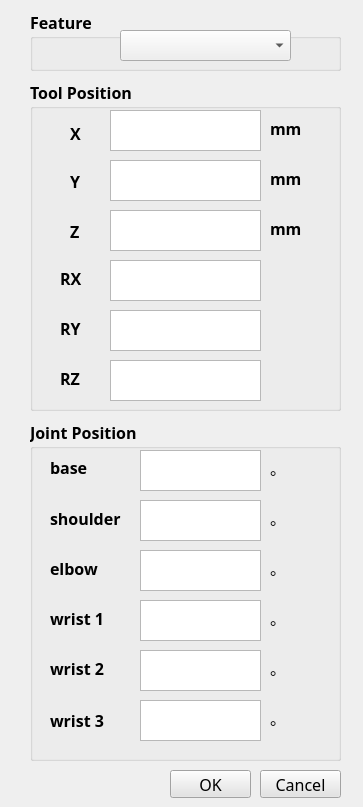
<?xml version="1.0" encoding="UTF-8"?>
<ui version="4.0">
 <class>Form</class>
 <widget class="QWidget" name="Form">
  <property name="geometry">
   <rect>
    <x>0</x>
    <y>0</y>
    <width>363</width>
    <height>807</height>
   </rect>
  </property>
  <property name="windowTitle">
   <string>Form</string>
  </property>
  <widget class="QGroupBox" name="groupBox">
   <property name="geometry">
    <rect>
     <x>30</x>
     <y>80</y>
     <width>311</width>
     <height>331</height>
    </rect>
   </property>
   <property name="font">
    <font>
     <family>Candara</family>
     <pointsize>12</pointsize>
     <weight>75</weight>
     <bold>true</bold>
    </font>
   </property>
   <property name="title">
    <string>Tool Position</string>
   </property>
   <widget class="QLabel" name="label">
    <property name="geometry">
     <rect>
      <x>240</x>
      <y>40</y>
      <width>41</width>
      <height>16</height>
     </rect>
    </property>
    <property name="font">
     <font>
      <family>Candara</family>
      <pointsize>12</pointsize>
      <weight>75</weight>
      <bold>true</bold>
     </font>
    </property>
    <property name="text">
     <string>mm</string>
    </property>
   </widget>
   <widget class="QLabel" name="label_rz">
    <property name="geometry">
     <rect>
      <x>30</x>
      <y>290</y>
      <width>41</width>
      <height>16</height>
     </rect>
    </property>
    <property name="font">
     <font>
      <family>Candara</family>
      <pointsize>12</pointsize>
      <weight>75</weight>
      <bold>true</bold>
     </font>
    </property>
    <property name="text">
     <string>RZ</string>
    </property>
   </widget>
   <widget class="QLabel" name="label_rx">
    <property name="geometry">
     <rect>
      <x>30</x>
      <y>190</y>
      <width>41</width>
      <height>16</height>
     </rect>
    </property>
    <property name="font">
     <font>
      <family>Candara</family>
      <pointsize>12</pointsize>
      <weight>75</weight>
      <bold>true</bold>
     </font>
    </property>
    <property name="text">
     <string>RX</string>
    </property>
   </widget>
   <widget class="QLabel" name="label_x">
    <property name="geometry">
     <rect>
      <x>40</x>
      <y>45</y>
      <width>31</width>
      <height>16</height>
     </rect>
    </property>
    <property name="font">
     <font>
      <family>Candara</family>
      <pointsize>12</pointsize>
      <weight>75</weight>
      <bold>true</bold>
     </font>
    </property>
    <property name="text">
     <string>X</string>
    </property>
   </widget>
   <widget class="QLabel" name="label_y">
    <property name="geometry">
     <rect>
      <x>40</x>
      <y>93</y>
      <width>31</width>
      <height>16</height>
     </rect>
    </property>
    <property name="font">
     <font>
      <family>Candara</family>
      <pointsize>12</pointsize>
      <weight>75</weight>
      <bold>true</bold>
     </font>
    </property>
    <property name="text">
     <string>Y</string>
    </property>
   </widget>
   <widget class="QLabel" name="label_z">
    <property name="geometry">
     <rect>
      <x>40</x>
      <y>143</y>
      <width>31</width>
      <height>16</height>
     </rect>
    </property>
    <property name="font">
     <font>
      <family>Candara</family>
      <pointsize>12</pointsize>
      <weight>75</weight>
      <bold>true</bold>
     </font>
    </property>
    <property name="text">
     <string>Z</string>
    </property>
   </widget>
   <widget class="QLabel" name="label_ry">
    <property name="geometry">
     <rect>
      <x>30</x>
      <y>240</y>
      <width>41</width>
      <height>16</height>
     </rect>
    </property>
    <property name="font">
     <font>
      <family>Candara</family>
      <pointsize>12</pointsize>
      <weight>75</weight>
      <bold>true</bold>
     </font>
    </property>
    <property name="text">
     <string>RY</string>
    </property>
   </widget>
   <widget class="QPlainTextEdit" name="plainTextEdit_x">
    <property name="geometry">
     <rect>
      <x>80</x>
      <y>30</y>
      <width>151</width>
      <height>41</height>
     </rect>
    </property>
    <property name="font">
     <font>
      <family>Candara</family>
      <pointsize>10</pointsize>
      <weight>50</weight>
      <bold>false</bold>
     </font>
    </property>
   </widget>
   <widget class="QPlainTextEdit" name="plainTextEdit_y">
    <property name="geometry">
     <rect>
      <x>80</x>
      <y>80</y>
      <width>151</width>
      <height>41</height>
     </rect>
    </property>
    <property name="font">
     <font>
      <family>Candara</family>
      <pointsize>10</pointsize>
      <weight>50</weight>
      <bold>false</bold>
     </font>
    </property>
   </widget>
   <widget class="QPlainTextEdit" name="plainTextEdit_z">
    <property name="geometry">
     <rect>
      <x>80</x>
      <y>130</y>
      <width>151</width>
      <height>41</height>
     </rect>
    </property>
    <property name="font">
     <font>
      <family>Candara</family>
      <pointsize>10</pointsize>
      <weight>50</weight>
      <bold>false</bold>
     </font>
    </property>
   </widget>
   <widget class="QPlainTextEdit" name="plainTextEdit_rx">
    <property name="geometry">
     <rect>
      <x>80</x>
      <y>180</y>
      <width>151</width>
      <height>41</height>
     </rect>
    </property>
    <property name="font">
     <font>
      <family>Candara</family>
      <pointsize>10</pointsize>
      <weight>50</weight>
      <bold>false</bold>
     </font>
    </property>
   </widget>
   <widget class="QPlainTextEdit" name="plainTextEdit_ry">
    <property name="geometry">
     <rect>
      <x>80</x>
      <y>230</y>
      <width>151</width>
      <height>41</height>
     </rect>
    </property>
    <property name="font">
     <font>
      <family>Candara</family>
      <pointsize>10</pointsize>
      <weight>50</weight>
      <bold>false</bold>
     </font>
    </property>
   </widget>
   <widget class="QPlainTextEdit" name="plainTextEdit_rz">
    <property name="geometry">
     <rect>
      <x>80</x>
      <y>280</y>
      <width>151</width>
      <height>41</height>
     </rect>
    </property>
    <property name="font">
     <font>
      <family>Candara</family>
      <pointsize>10</pointsize>
      <weight>50</weight>
      <bold>false</bold>
     </font>
    </property>
   </widget>
   <widget class="QLabel" name="label_2">
    <property name="geometry">
     <rect>
      <x>240</x>
      <y>90</y>
      <width>41</width>
      <height>16</height>
     </rect>
    </property>
    <property name="font">
     <font>
      <family>Candara</family>
      <pointsize>12</pointsize>
      <weight>75</weight>
      <bold>true</bold>
     </font>
    </property>
    <property name="text">
     <string>mm</string>
    </property>
   </widget>
   <widget class="QLabel" name="label_3">
    <property name="geometry">
     <rect>
      <x>240</x>
      <y>140</y>
      <width>41</width>
      <height>16</height>
     </rect>
    </property>
    <property name="font">
     <font>
      <family>Candara</family>
      <pointsize>12</pointsize>
      <weight>75</weight>
      <bold>true</bold>
     </font>
    </property>
    <property name="text">
     <string>mm</string>
    </property>
   </widget>
  </widget>
  <widget class="QGroupBox" name="groupBox_2">
   <property name="geometry">
    <rect>
     <x>30</x>
     <y>10</y>
     <width>311</width>
     <height>61</height>
    </rect>
   </property>
   <property name="font">
    <font>
     <family>Candara</family>
     <pointsize>12</pointsize>
     <weight>75</weight>
     <bold>true</bold>
    </font>
   </property>
   <property name="title">
    <string>Feature</string>
   </property>
   <widget class="QComboBox" name="comboBox_set">
    <property name="geometry">
     <rect>
      <x>90</x>
      <y>20</y>
      <width>171</width>
      <height>31</height>
     </rect>
    </property>
    <property name="font">
     <font>
      <family>華康中黑體</family>
      <pointsize>12</pointsize>
      <weight>75</weight>
      <bold>true</bold>
     </font>
    </property>
    <property name="currentIndex">
     <number>-1</number>
    </property>
    <property name="modelColumn">
     <number>0</number>
    </property>
   </widget>
  </widget>
  <widget class="QGroupBox" name="groupBox_3">
   <property name="geometry">
    <rect>
     <x>30</x>
     <y>420</y>
     <width>311</width>
     <height>341</height>
    </rect>
   </property>
   <property name="font">
    <font>
     <family>Candara</family>
     <pointsize>12</pointsize>
     <weight>75</weight>
     <bold>true</bold>
    </font>
   </property>
   <property name="title">
    <string>Joint Position</string>
   </property>
   <widget class="QLabel" name="label_wrist3">
    <property name="geometry">
     <rect>
      <x>20</x>
      <y>290</y>
      <width>81</width>
      <height>21</height>
     </rect>
    </property>
    <property name="font">
     <font>
      <family>Candara</family>
      <pointsize>12</pointsize>
      <weight>75</weight>
      <bold>true</bold>
     </font>
    </property>
    <property name="text">
     <string>wrist 3</string>
    </property>
   </widget>
   <widget class="QLabel" name="label_wrist1">
    <property name="geometry">
     <rect>
      <x>20</x>
      <y>190</y>
      <width>81</width>
      <height>16</height>
     </rect>
    </property>
    <property name="font">
     <font>
      <family>Candara</family>
      <pointsize>12</pointsize>
      <weight>75</weight>
      <bold>true</bold>
     </font>
    </property>
    <property name="text">
     <string>wrist 1</string>
    </property>
   </widget>
   <widget class="QLabel" name="label_elbow">
    <property name="geometry">
     <rect>
      <x>20</x>
      <y>140</y>
      <width>81</width>
      <height>16</height>
     </rect>
    </property>
    <property name="font">
     <font>
      <family>Candara</family>
      <pointsize>12</pointsize>
      <weight>75</weight>
      <bold>true</bold>
     </font>
    </property>
    <property name="text">
     <string>elbow</string>
    </property>
   </widget>
   <widget class="QLabel" name="label_base">
    <property name="geometry">
     <rect>
      <x>20</x>
      <y>40</y>
      <width>58</width>
      <height>15</height>
     </rect>
    </property>
    <property name="font">
     <font>
      <family>Candara</family>
      <pointsize>12</pointsize>
      <weight>75</weight>
      <bold>true</bold>
     </font>
    </property>
    <property name="text">
     <string>base</string>
    </property>
   </widget>
   <widget class="QLabel" name="label_wrist2">
    <property name="geometry">
     <rect>
      <x>20</x>
      <y>240</y>
      <width>81</width>
      <height>16</height>
     </rect>
    </property>
    <property name="font">
     <font>
      <family>Candara</family>
      <pointsize>12</pointsize>
      <weight>75</weight>
      <bold>true</bold>
     </font>
    </property>
    <property name="text">
     <string>wrist 2</string>
    </property>
   </widget>
   <widget class="QLabel" name="label_shoulder">
    <property name="geometry">
     <rect>
      <x>20</x>
      <y>90</y>
      <width>81</width>
      <height>16</height>
     </rect>
    </property>
    <property name="font">
     <font>
      <family>Candara</family>
      <pointsize>12</pointsize>
      <weight>75</weight>
      <bold>true</bold>
     </font>
    </property>
    <property name="text">
     <string>shoulder</string>
    </property>
   </widget>
   <widget class="QPlainTextEdit" name="plainTextEdit_wrist3">
    <property name="geometry">
     <rect>
      <x>110</x>
      <y>280</y>
      <width>121</width>
      <height>41</height>
     </rect>
    </property>
    <property name="font">
     <font>
      <family>Candara</family>
      <pointsize>10</pointsize>
      <weight>50</weight>
      <bold>false</bold>
     </font>
    </property>
   </widget>
   <widget class="QPlainTextEdit" name="plainTextEdit_shoulder">
    <property name="geometry">
     <rect>
      <x>110</x>
      <y>80</y>
      <width>121</width>
      <height>41</height>
     </rect>
    </property>
    <property name="font">
     <font>
      <family>Candara</family>
      <pointsize>10</pointsize>
      <weight>50</weight>
      <bold>false</bold>
     </font>
    </property>
   </widget>
   <widget class="QPlainTextEdit" name="plainTextEdit_elbow">
    <property name="geometry">
     <rect>
      <x>110</x>
      <y>130</y>
      <width>121</width>
      <height>41</height>
     </rect>
    </property>
    <property name="font">
     <font>
      <family>Candara</family>
      <pointsize>10</pointsize>
      <weight>50</weight>
      <bold>false</bold>
     </font>
    </property>
   </widget>
   <widget class="QPlainTextEdit" name="plainTextEdit_wrist2">
    <property name="geometry">
     <rect>
      <x>110</x>
      <y>230</y>
      <width>121</width>
      <height>41</height>
     </rect>
    </property>
    <property name="font">
     <font>
      <family>Candara</family>
      <pointsize>10</pointsize>
      <weight>50</weight>
      <bold>false</bold>
     </font>
    </property>
   </widget>
   <widget class="QPlainTextEdit" name="plainTextEdit_base">
    <property name="geometry">
     <rect>
      <x>110</x>
      <y>30</y>
      <width>121</width>
      <height>41</height>
     </rect>
    </property>
    <property name="font">
     <font>
      <family>Candara</family>
      <pointsize>10</pointsize>
      <weight>50</weight>
      <bold>false</bold>
     </font>
    </property>
   </widget>
   <widget class="QPlainTextEdit" name="plainTextEdit_wrist1">
    <property name="geometry">
     <rect>
      <x>110</x>
      <y>180</y>
      <width>121</width>
      <height>41</height>
     </rect>
    </property>
    <property name="font">
     <font>
      <family>Candara</family>
      <pointsize>10</pointsize>
      <weight>50</weight>
      <bold>false</bold>
     </font>
    </property>
   </widget>
   <widget class="QLabel" name="label_14">
    <property name="geometry">
     <rect>
      <x>240</x>
      <y>140</y>
      <width>21</width>
      <height>16</height>
     </rect>
    </property>
    <property name="font">
     <font>
      <family>Candara</family>
      <pointsize>12</pointsize>
      <weight>50</weight>
      <bold>false</bold>
     </font>
    </property>
    <property name="text">
     <string>。</string>
    </property>
   </widget>
   <widget class="QLabel" name="label_11">
    <property name="geometry">
     <rect>
      <x>240</x>
      <y>40</y>
      <width>21</width>
      <height>16</height>
     </rect>
    </property>
    <property name="font">
     <font>
      <family>Candara</family>
      <pointsize>12</pointsize>
      <weight>50</weight>
      <bold>false</bold>
     </font>
    </property>
    <property name="text">
     <string>。</string>
    </property>
   </widget>
   <widget class="QLabel" name="label_17">
    <property name="geometry">
     <rect>
      <x>240</x>
      <y>240</y>
      <width>21</width>
      <height>16</height>
     </rect>
    </property>
    <property name="font">
     <font>
      <family>Candara</family>
      <pointsize>12</pointsize>
      <weight>50</weight>
      <bold>false</bold>
     </font>
    </property>
    <property name="text">
     <string>。</string>
    </property>
   </widget>
   <widget class="QLabel" name="label_12">
    <property name="geometry">
     <rect>
      <x>240</x>
      <y>90</y>
      <width>21</width>
      <height>16</height>
     </rect>
    </property>
    <property name="font">
     <font>
      <family>Candara</family>
      <pointsize>12</pointsize>
      <weight>50</weight>
      <bold>false</bold>
     </font>
    </property>
    <property name="text">
     <string>。</string>
    </property>
   </widget>
   <widget class="QLabel" name="label_16">
    <property name="geometry">
     <rect>
      <x>240</x>
      <y>190</y>
      <width>21</width>
      <height>16</height>
     </rect>
    </property>
    <property name="font">
     <font>
      <family>Candara</family>
      <pointsize>12</pointsize>
      <weight>50</weight>
      <bold>false</bold>
     </font>
    </property>
    <property name="text">
     <string>。</string>
    </property>
   </widget>
   <widget class="QLabel" name="label_19">
    <property name="geometry">
     <rect>
      <x>240</x>
      <y>290</y>
      <width>21</width>
      <height>16</height>
     </rect>
    </property>
    <property name="font">
     <font>
      <family>Candara</family>
      <pointsize>12</pointsize>
      <weight>50</weight>
      <bold>false</bold>
     </font>
    </property>
    <property name="text">
     <string>。</string>
    </property>
   </widget>
  </widget>
  <widget class="QPushButton" name="pushButton_setcancel">
   <property name="geometry">
    <rect>
     <x>260</x>
     <y>770</y>
     <width>81</width>
     <height>28</height>
    </rect>
   </property>
   <property name="font">
    <font>
     <family>Candara</family>
     <pointsize>12</pointsize>
    </font>
   </property>
   <property name="styleSheet">
    <string notr="true">background-color: rgb(227, 227, 227);</string>
   </property>
   <property name="text">
    <string>Cancel</string>
   </property>
  </widget>
  <widget class="QPushButton" name="pushButton_setOK">
   <property name="geometry">
    <rect>
     <x>170</x>
     <y>770</y>
     <width>81</width>
     <height>28</height>
    </rect>
   </property>
   <property name="font">
    <font>
     <family>Candara</family>
     <pointsize>12</pointsize>
    </font>
   </property>
   <property name="styleSheet">
    <string notr="true">background-color: rgb(227, 227, 227);</string>
   </property>
   <property name="text">
    <string>OK</string>
   </property>
  </widget>
 </widget>
 <resources/>
 <connections/>
</ui>
